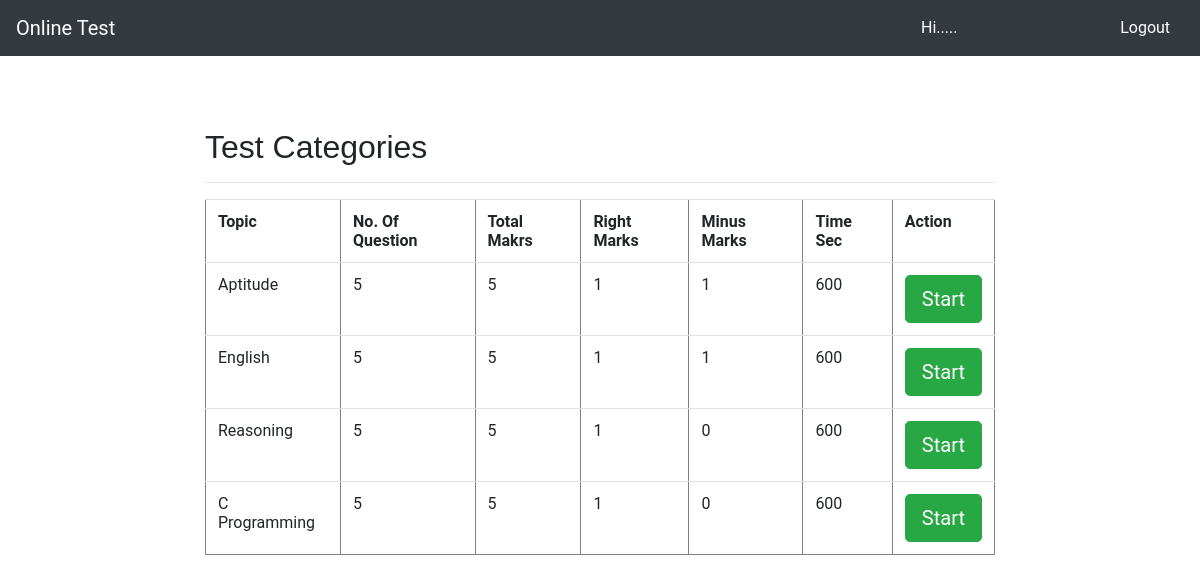
/TestCategory.php, run on the app's committed database.
### tables this page shows
CREATE TABLE `quiz` (
  `ID` int(11) NOT NULL,
  `Title` varchar(50) NOT NULL,
  `No. of Question` int(11) NOT NULL,
  `Total Marks` int(11) NOT NULL,
  `Right Marks` int(50) NOT NULL,
  `Wrong Marks` int(50) NOT NULL,
  `Time` bigint(50) NOT NULL,
  `Description` varchar(255) NOT NULL
);

### TestCategory.php (the view, shortened to what this page needs)
<?php
$email = $_SESSION['email'];
$password = $_SESSION['password'];
?>
<html>
<head>
<link href="css/bootstrap.css" rel='stylesheet' type='text/css' />
<link href="css/style.css" rel='stylesheet' type='text/css' />
<link href="css/font-awesome.css" rel="stylesheet">
<link href='css/SidebarNav.min.css' media='all' rel='stylesheet' type='text/css'/>
<link href="css/custom.css" rel="stylesheet">
					<link href="css/owl.carousel.css" rel="stylesheet">
</head>
<body>
<nav class="navbar navbar-expand-md bg-dark navbar-dark">
  <a class="navbar-brand" href="#">Online Test</a>
  <div class="collapse navbar-collapse" id="collapsibleNavbar">
    <ul class="navbar-nav">
		<?php
		$con = mysqli_connect("localhost","root","","onlinetest");
		$res = mysqli_query($con,"SELECT * FROM `user` WHERE `Email` = '$email' and `Confirm` = '$password'");
		$row = mysqli_fetch_array($res);
		$name = $row['Name'];
		?>
		<span style="color:white;margin-top:8px;"><?php echo "Hi..... ".$name;?></span>
	  <li class="nav-item active">
        <a class="nav-link " href="index.php">Logout</a>
      </li>
    </ul>
  </div>
</nav>
<br><br><br>
<div class="row">
	<div class="col-lg-8 m-auto d-block">
		<h2>Test Categories</h2>
		<hr>
		<table class="table table-hover" border="1px">
		<tr>
		<th>Topic</th><th>No. Of Question</th><th>Total Makrs</th><th>Right Marks</th><th>Minus Marks</th><th>Time Sec</th><th>Action</th>
		</tr>
		<?php
		$con = mysqli_connect("localhost","root","","onlinetest");
		$result = mysqli_query($con,"SELECT * FROM `quiz` ");
		while($row = mysqli_fetch_array($result))
		{
		?>
		<tr>
		<td><?php echo $row['Title'];?></td>
		<td><?php echo $row['No. of Question'];?></td>
		<td><?php echo $row['Total Marks'];?></td>
		<td><?php echo $row['Right Marks'];?></td>
		<td><?php echo $row['Wrong Marks'];?></td>
		<td><?php echo $row['Time'];?></td>
		<?php echo "<td><a href='Quiz.php?Title=".$row['Title']."'class='btn btn-success btn-lg'>Start </a></td>";?>
		</tr>
		<?php
		}
		?>
		</table>
	</div>
</div>
</body>
</html>

### css/style.css (style rules this page uses)
body { margin: 0; font-family: 'Roboto', sans-serif; background: #fff; }
body a, .slider-info a { transition: 0.5s all; -webkit-transition: 0.5s all; -moz-transition: 0.5s all; -o-transition: 0.5s all; -ms-transition: 0.5s all; text-decoration: none; outline: none; }
h1, h2, h3, h4, h5, h6 { margin: 0; font-family: 'Montserrat', sans-serif; }
ul { margin: 0; padding: 0; }
ul { list-style-type: none; }
header h1, { line-height: 0; }

### data on the page
quiz: Title "Aptitude", value "5", Total Marks "5", Right Marks "1", Wrong Marks "1", Time "600"
quiz: Title "English", value "5", Total Marks "5", Right Marks "1", Wrong Marks "1", Time "600"
quiz: Title "Reasoning", value "5", Total Marks "5", Right Marks "1", Wrong Marks "0", Time "600"
quiz: Title "C Programming", value "5", Total Marks "5", Right Marks "1", Wrong Marks "0", Time "600"
